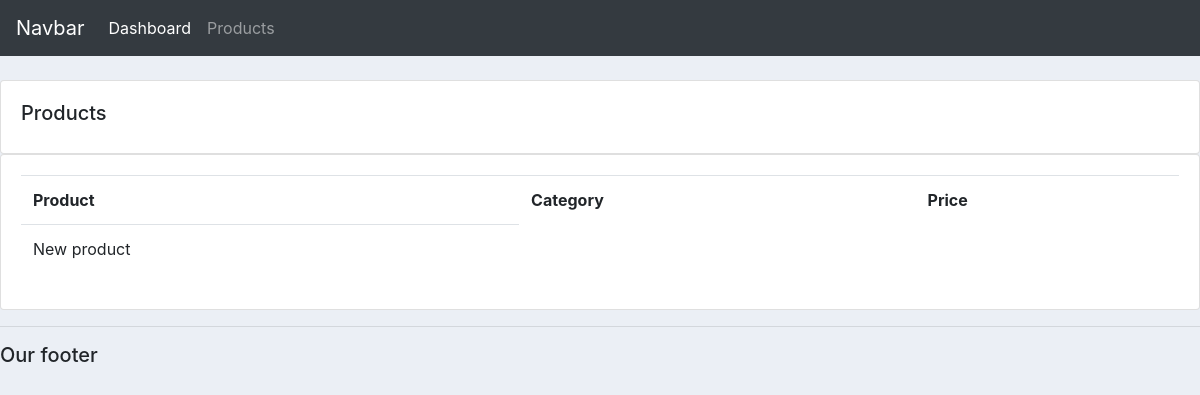
The app's page /products/, older data.
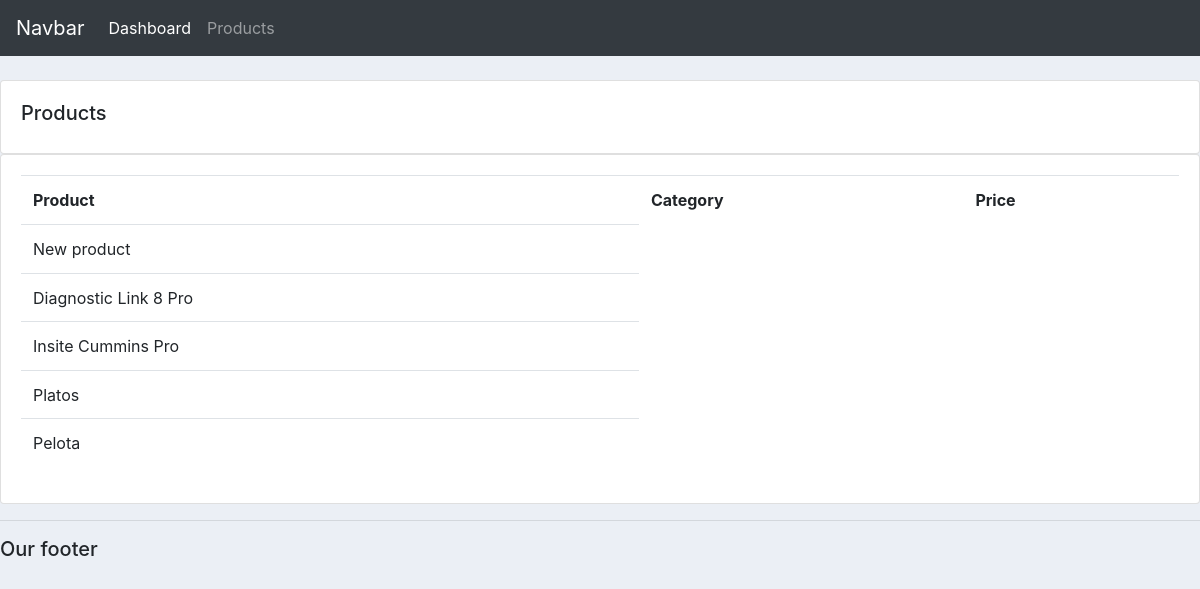
The same page, newer data.
### accounts/models.py (models this page shows, shortened)
class Product(models.Model):
    CATEGORY = (
        ('Indoor', 'Indoor'),
        ('Out Door', 'Out Door'),
    )
    name         = models.CharField(max_length=200, null=True)
    price        = models.FloatField(null=True)
    category     = models.CharField(max_length=200, null=True, choices=CATEGORY)
    description  = models.CharField(max_length=200, null=True, blank=True)
    date_created = models.DateTimeField(auto_now_add=True, null=True)
    tags         = models.ManyToManyField(Tag)

### accounts/views.py (the view)
# urls.py: path('products/', views.products, name="products"),
def products(request):
	products = Product.objects.all()
	return render(request, 'accounts/products.html', {'products': products})

### accounts/templates/accounts/products.html
{% extends 'accounts/main.html' %}
{% block content %}
<br>
		<div class="row">
			<div class="col-md">
				<div class="card card-body">
					<h5>Products</h5>
				</div>
				<div class="card card-body">
					<table class="table">
						<tr>
							<th>Product</th>
							<th>Category</th>
							<th>Price</th>
						</tr>
						{% for i in products %}
							<tr>
								<td>{{ i.name }}</td>
							<tr>
						{% endfor %}
					</table>
				</div>
			</div>
		</div>
{% endblock %}

Row changes from the older to the newer data that the page shows:
added Product: name "Diagnostic Link 8 Pro"
added Product: name "Insite Cummins Pro"
added Product: name "Platos"
added Product: name "Pelota"
